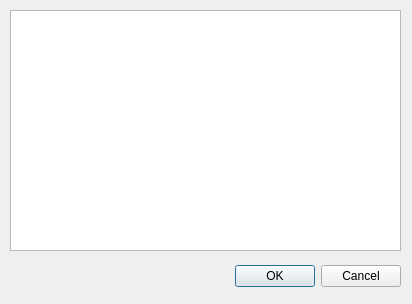
<?xml version="1.0" encoding="UTF-8"?>
<ui version="4.0">
 <class>Dialog</class>
 <widget class="QDialog" name="Dialog">
  <property name="geometry">
   <rect>
    <x>0</x>
    <y>0</y>
    <width>412</width>
    <height>304</height>
   </rect>
  </property>
  <property name="windowTitle">
   <string>添加cookies</string>
  </property>
  <property name="modal">
   <bool>true</bool>
  </property>
  <widget class="QDialogButtonBox" name="buttonBox">
   <property name="geometry">
    <rect>
     <x>20</x>
     <y>260</y>
     <width>381</width>
     <height>32</height>
    </rect>
   </property>
   <property name="autoFillBackground">
    <bool>false</bool>
   </property>
   <property name="orientation">
    <enum>Qt::Horizontal</enum>
   </property>
   <property name="standardButtons">
    <set>QDialogButtonBox::Cancel|QDialogButtonBox::Ok</set>
   </property>
  </widget>
  <widget class="QTextEdit" name="textEdit">
   <property name="geometry">
    <rect>
     <x>10</x>
     <y>10</y>
     <width>391</width>
     <height>241</height>
    </rect>
   </property>
  </widget>
 </widget>
 <resources/>
 <connections>
  <connection>
   <sender>buttonBox</sender>
   <signal>accepted()</signal>
   <receiver>Dialog</receiver>
   <slot>accept()</slot>
   <hints>
    <hint type="sourcelabel">
     <x>248</x>
     <y>254</y>
    </hint>
    <hint type="destinationlabel">
     <x>157</x>
     <y>274</y>
    </hint>
   </hints>
  </connection>
  <connection>
   <sender>buttonBox</sender>
   <signal>rejected()</signal>
   <receiver>Dialog</receiver>
   <slot>reject()</slot>
   <hints>
    <hint type="sourcelabel">
     <x>316</x>
     <y>260</y>
    </hint>
    <hint type="destinationlabel">
     <x>286</x>
     <y>274</y>
    </hint>
   </hints>
  </connection>
 </connections>
</ui>
